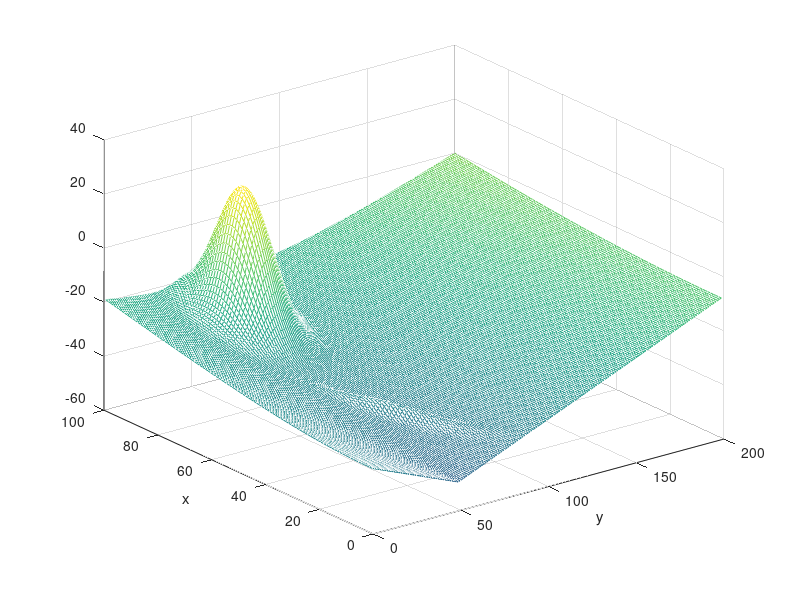
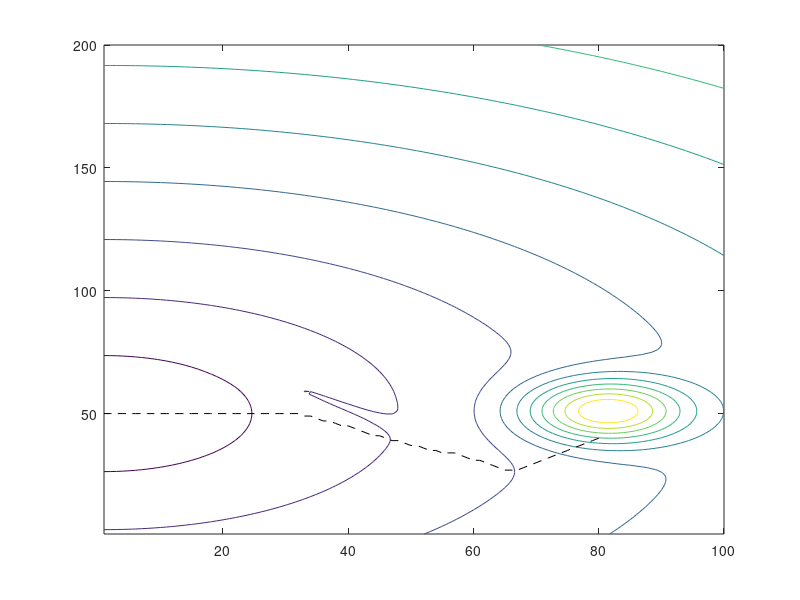

Write MATLAB code to recreate these figures, in order. (Note: this script raises an error after producing the figures.)
function floorPotential
clear;
close all;
global mapLengthX
global mapLengthY

mapLengthX = 100; mapLengthY = 200;

exitPosition = [1, 50];
firePosition = [80,50];
initialPosition = [80,40];
wallPosition = [50, 40; 10, 80];

potentialMap = zeros(mapLengthX,mapLengthY); % generate a 400 * 400 map

firePotential = getFirePotential(potentialMap, firePosition(1), firePosition(2), 80, 50);

exitPotential = getExitPotential(potentialMap, exitPosition(1), exitPosition(2), -50);
wallPotential = getWallPotential(potentialMap, wallPosition(1, 1), wallPosition(1, 2), wallPosition(2, 1), wallPosition(2, 2), 4);

potentialMap = potentialMap + firePotential + exitPotential + wallPotential;
% potentialMap = potentialMap + wallPotential;

escapeRoute = getEscapeRoute(potentialMap, initialPosition(1), initialPosition(2));

    function firePotential = getFirePotential(map, positionX, positionY, variance, maxPotential)
        [lengthX, lengthY]=size(map);
        
        mu = [positionX positionY];
        sigma = eye(2) * variance;
        
        x = 0:lengthX-1; y = 0:lengthY-1;
        [X,Y] = meshgrid(x,y);
        firePotential = mvnpdf([X(:) Y(:)],mu,sigma);
        firePotential = reshape(firePotential,length(y),length(x));
        
        %rescaling
        firePotential = firePotential * maxPotential / max(firePotential(:));
        firePotential = firePotential';
    end

    function exitPotential = getExitPotential(map, positionX, positionY, minPotential)
        [lengthX, lengthY]=size(map);
        
        exitPotential = zeros(lengthX, lengthY);
        
        for x = 1:lengthX
            for y = 1:lengthY
                % this is an unusual assignment of y and x. It is actually
                % refering to row x and col y. x and y are swapped for mesh
                % plot
                exitPotential(x, y) = sqrt((x - positionX) ^ 2 + (y - positionY) ^ 2);
            end
        end
        
        exitPotential = exitPotential - max(exitPotential(:));
        exitPotential = exitPotential * minPotential / min(exitPotential(:));
    end

    function wallPotential = getWallPotential(map, x1, y1, x2, y2, maxPotential)
        [lengthX, lengthY]=size(map);
        
        mu = [mean([x1, x2]), mean([y1, y2])];
        sigma = 200*[1 0 ; 0 1/(sqrt((x1 - x2) ^2 + (y1 - y2) ^2))];
        
        % now rotate covariance matrix
        theta = atan((y2 - y1) / (x2 - x1));
        R = [cos(theta), -sin(theta);
            sin(theta), cos(theta)];
        sigma = R * sigma * R';
        
        x = 0:lengthX-1; y = 0:lengthY-1;
        [X,Y] = meshgrid(x,y);
        wallPotential = mvnpdf([X(:) Y(:)],mu,sigma) ;
        wallPotential = reshape(wallPotential,length(y),length(x));
        
        %rescaling
        wallPotential = wallPotential * maxPotential / max(wallPotential(:));
        wallPotential = wallPotential';
    end

    function escapeRoute = getEscapeRoute(map, initialX, initialY)
        escapeRoute = [initialX, initialY];
        
        x = initialX;
        y = initialY;
        
        while (not((x == exitPosition(1)) && (y == exitPosition(2))))
            nextPosition = getNextPosition(map, x, y);
            escapeRoute = [escapeRoute;nextPosition];
            x = nextPosition(1);
            y = nextPosition(2);
        end
    end

    function nextPosition = getNextPosition(map, currentX, currentY)
        minPositionX = 0;
        minPositionY = 0; % arbitrary
        
        minPotential = 10000; % arbitrary
        
        for x = currentX - 1: currentX + 1
            if ((x < 1) || (x > mapLengthX))
                break;
            end
            for y = currentY - 1: currentY +1
                if ((y < 1) || (y > mapLengthY))
                    break;
                end
                potential = map(x, y);
                if (potential < minPotential)
                    minPotential = potential;
                    minPositionX = x;
                    minPositionY = y;
                end
            end
        end
        
        nextPosition = [minPositionX, minPositionY];
    end

    function drawPotentialMap(potentialMap)
        figure;
        mesh(linspace(1,mapLengthY,mapLengthY), linspace(1,mapLengthX,mapLengthX),potentialMap);
        caxis([min(potentialMap(:))-.5*range(potentialMap(:)),max(potentialMap(:))]);
        xlabel('y')
        ylabel('x')
    end

    function drawEscapeRoute(potentialMap, escapeRoute)
        figure
        contour(potentialMap');
        hold on
        plot (escapeRoute(:,1),escapeRoute(:,2),'k--');
    end




drawPotentialMap(potentialMap);
drawEscapeRoute(potentialMap, escapeRoute);
drawSimulation(exitPosition, firePosition, escapeRoute)

end